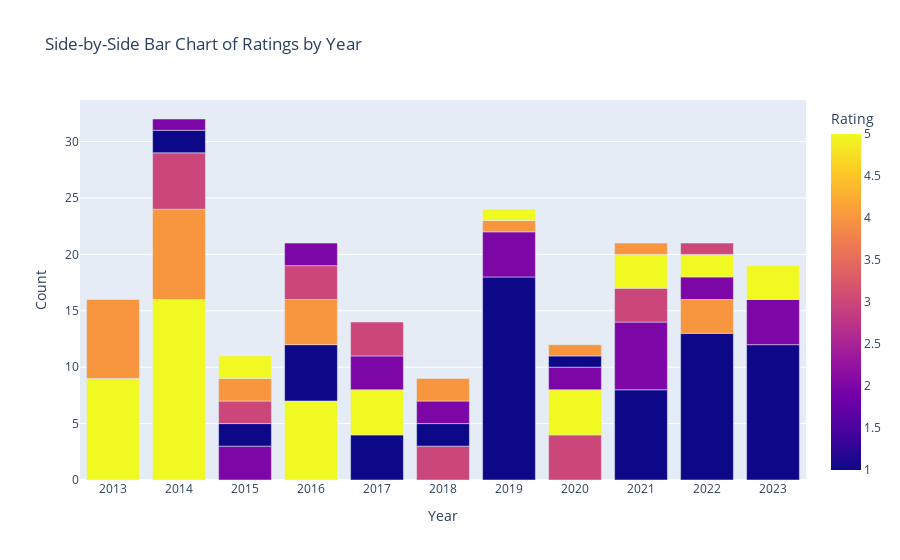

Notebook code for this chart:
### Code cell
fig = px.bar(rating_counts, x="year", y="count", color="rating",
             labels={"year": "Year", "count": "Count", "rating": "Rating"},
             title="Side-by-Side Bar Chart of Ratings by Year")

# Customize the visual appearance (optional)
fig.update_layout(
    barmode='group',  # Display bars side by side
    xaxis_title="Year",
    yaxis_title="Count",
    legend_title="Rating"
)

# Show the plot
fig.show()

### Figure 1 — Plotly figure (JSON) as saved in the notebook; plotly's stock layout.template omitted (floating-point values rounded to 4 significant figures)
{"data": [{"alignmentgroup": "True", "hovertemplate": "Year=%{x}<br>Count=%{y}<br>Rating=%{marker.color}<extra></extra>", "legendgroup": "", "marker": {"color": [5, 4, 5, 4, 3, 1, 2, 2, 1, 3, 4, 5, 5, 1, 4, 3, 2, 1, 5, 2, 3, 3, 1, 2, 4, 1, 2, 4, 5, 3, 5, 2, 1, 4, 1, 2, 3, 5, 4, 1, 4, 2, 5, 3, 1, 2, 5], "coloraxis": "coloraxis", "pattern": {"shape": ""}}, "name": "", "offsetgroup": "", "orientation": "v", "showlegend": false, "textposition": "auto", "type": "bar", "x": ["2013", "2013", "2014", "2014", "2014", "2014", "2014", "2015", "2015", "2015", "2015", "2015", "2016", "2016", "2016", "2016", "2016", "2017", "2017", "2017", "2017", "2018", "2018", "2018", "2018", "2019", "2019", "2019", "2019", "2020", "2020", "2020", "2020", "2020", "2021", "2021", "2021", "2021", "2021", "2022", "2022", "2022", "2022", "2022", "2023", "2023", "2023"], "xaxis": "x", "y": [9, 7, 16, 8, 5, 2, 1, 3, 2, 2, 2, 2, 7, 5, 4, 3, 2, 4, 4, 3, 3, 3, 2, 2, 2, 18, 4, 1, 1, 4, 4, 2, 1, 1, 8, 6, 3, 3, 1, 13, 3, 2, 2, 1, 12, 4, 3], "yaxis": "y"}], "layout": {"barmode": "group", "coloraxis": {"colorbar": {"title": {"text": "Rating"}}, "colorscale": [[0, "#0d0887"], [0.1111, "#46039f"], [0.2222, "#7201a8"], [0.3333, "#9c179e"], [0.4444, "#bd3786"], [0.5556, "#d8576b"], [0.6667, "#ed7953"], [0.7778, "#fb9f3a"], [0.8889, "#fdca26"], [1, "#f0f921"]]}, "legend": {"title": {"text": "Rating"}, "tracegroupgap": 0}, "title": {"text": "Side-by-Side Bar Chart of Ratings by Year"}, "xaxis": {"anchor": "y", "domain": [0, 1], "title": {"text": "Year"}}, "yaxis": {"anchor": "x", "domain": [0, 1], "title": {"text": "Count"}}}}
